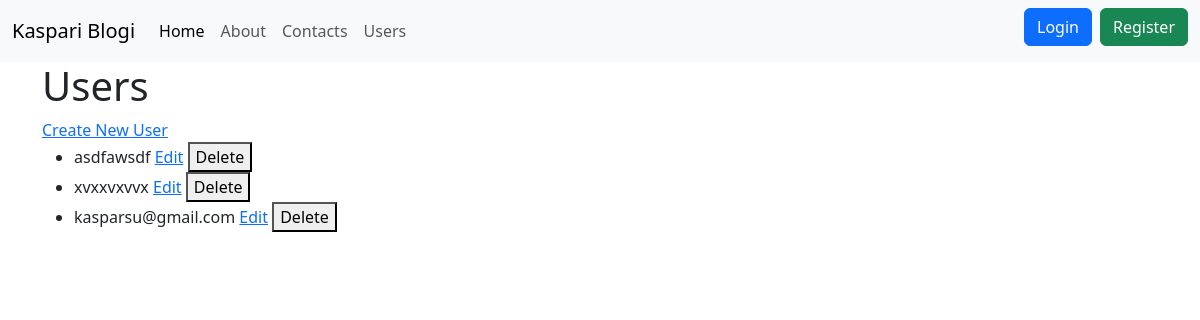
/users, run on an earlier commit of the app's database.
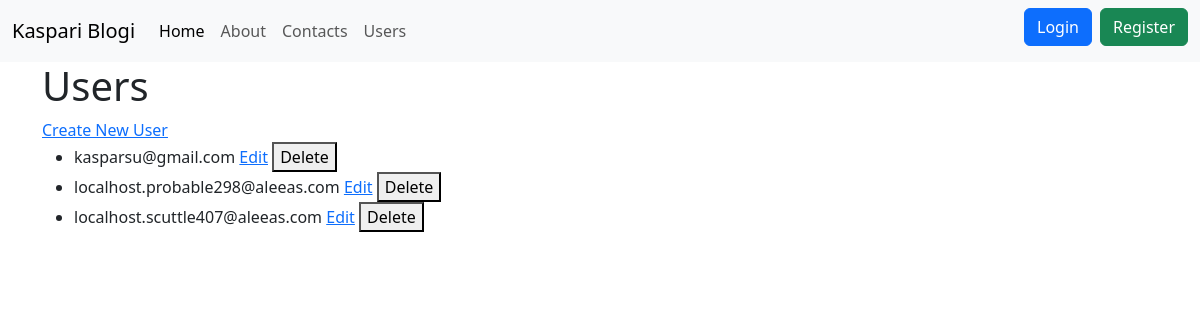
And on a later commit of the database.
### tables this page shows
CREATE TABLE users
(
    id       integer
        constraint users_pk
            primary key autoincrement,
    email    text not null
        constraint users_pk2
            unique,
    password text not null
);

### src/Controllers/UserController.php (called while the page is built, shortened)
<?php
class UserController {
    public function index() {
        $users = User::all();
        include __DIR__ . '/../../views/users/index.php';
    }
}

### src/DB.php (called while the page is built, shortened)
<?php
class DB {
    public $conn;
    public function __construct()
    {
        try {
            $this->conn = new PDO("sqlite:" . __DIR__ . "/../db.sqlite");
            $this->conn->setAttribute(PDO::ATTR_ERRMODE, PDO::ERRMODE_EXCEPTION);
        } catch(PDOException $e) {
            echo "Connection failed: " . $e->getMessage();
        }
    }
    public function all($table, $class){
        $stmt = $this->conn->prepare("SELECT * FROM $table");
        $stmt->execute();
        $stmt->setFetchMode(PDO::FETCH_CLASS, $class);
        return $stmt->fetchAll();
    }
}

### src/Models/Model.php (called while the page is built, shortened)
<?php
class Model {
    public static $table;
    public static function all(){
        $db = new DB();
        return $db->all(static::$table, static::class);
    }
}

### views/users/index.php (the view)
<?php include __DIR__ . '/../partials/header.php' ?>
    <h1>Users</h1>
    <a href="/users/create">Create New User</a>
    <ul>
        <?php foreach ($users as $user): ?>
            <li>
                <?php echo htmlspecialchars($user->email); ?>
                <a href="/users/edit/<?php echo $user->id; ?>">Edit</a>
                <form action="/users/destroy/<?php echo $user->id; ?>" method="POST" style="display:inline;">
                    <button type="submit">Delete</button>
                </form>
            </li>
        <?php endforeach; ?>
    </ul>

What changed in the data, as far as the page shows it:
removed users: email "asdfawsdf"
removed users: email "xvxxvxvvx"
added users: email "localhost.probable298@aleeas.com"
added users: email "localhost.scuttle407@aleeas.com"
